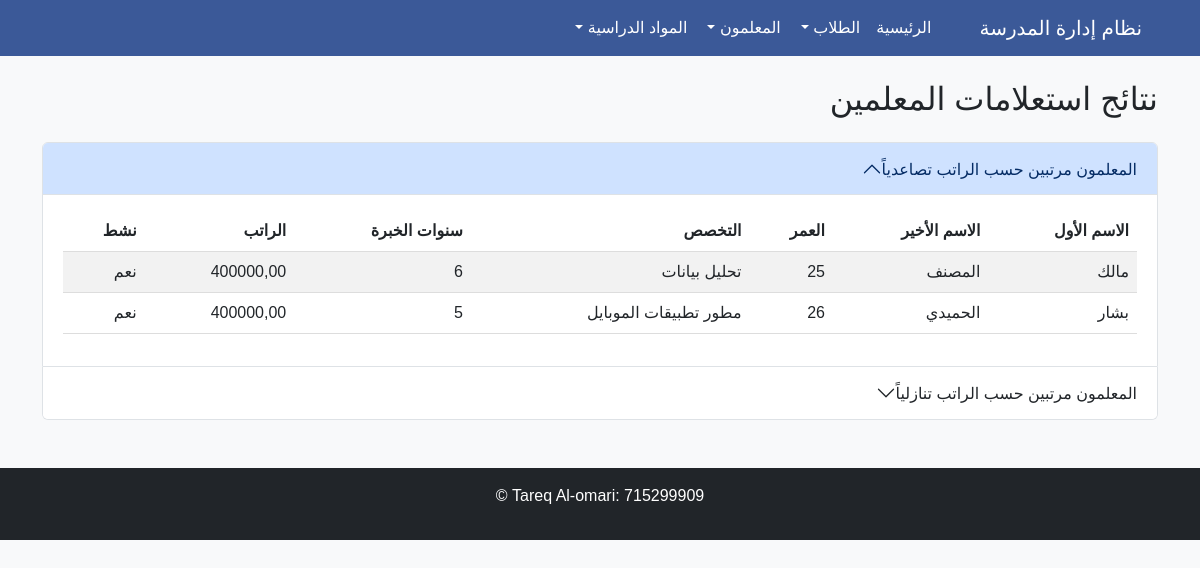
The page /teachers/queries/ on the database its author committed.
### teachers/models.py (models this page shows, shortened)
class Teacher(models.Model):
    f_name = models.CharField(max_length=50, verbose_name="الاسم الأول")
    l_name = models.CharField(max_length=50, verbose_name="الاسم الأخير")
    age = models.IntegerField(verbose_name="العمر")
    specialty = models.CharField(max_length=100, verbose_name="التخصص")
    years_of_experience = models.IntegerField(verbose_name="سنوات الخبرة")
    salary = models.DecimalField(max_digits=10, decimal_places=2, verbose_name="الراتب")
    is_active = models.BooleanField(default=True, verbose_name="نشط")
    notes = models.TextField(blank=True, null=True, verbose_name="ملاحظات")
    class Meta:
        verbose_name = "معلم"
        verbose_name_plural = "المعلمين"

### teachers/views.py (the view)
# urls.py: path('queries/', views.get_teachers_queries, name='teachers_queries'),
def get_teachers_queries(request):
    teachers_asc = Teacher.objects.all().order_by("salary")
    teachers_desc = Teacher.objects.all().order_by("-salary")
    teachers_contains = Teacher.objects.filter(f_name__contains='ا')
    teachers_in = Teacher.objects.filter(years_of_experience__in=[5, 10, 15])
    teachers_range = Teacher.objects.filter(salary__range=[3000, 5000])
    teachers_exact = Teacher.objects.filter(specialty="رياضيات")
    teachers_exclude = Teacher.objects.all().exclude(f_name="أحمد")
    teachers_complex = Teacher.objects.all().exclude(Q(f_name="أحمد") | Q(age=40))
    return render(request, 'teachers/teachers_queries.html', {
        'teachers_asc': teachers_asc,
        'teachers_desc': teachers_desc,
        'teachers_contains': teachers_contains,
        'teachers_in': teachers_in,
        'teachers_range': teachers_range,
        'teachers_exact': teachers_exact,
        'teachers_exclude': teachers_exclude,
        'teachers_complex': teachers_complex
    })

### templates/teachers/teachers_queries.html (shortened to what this page needs)
{% extends 'base.html' %}
{% block content %}
<h2 class="mb-4">نتائج استعلامات المعلمين</h2>
<div class="accordion" id="teachersQueriesAccordion">
    <div class="accordion-item">
        <h2 class="accordion-header">
            <button class="accordion-button" type="button" data-bs-toggle="collapse" data-bs-target="#collapseOne">
                المعلمون مرتبين حسب الراتب تصاعدياً
            </button>
        </h2>
        <div id="collapseOne" class="accordion-collapse collapse show" data-bs-parent="#teachersQueriesAccordion">
            <div class="accordion-body">
                <table class="table table-striped">
                    <thead>
                        <tr>
                            <th>الاسم الأول</th>
                            <th>الاسم الأخير</th>
                            <th>العمر</th>
                            <th>التخصص</th>
                            <th>سنوات الخبرة</th>
                            <th>الراتب</th>
                            <th>نشط</th>
                        </tr>
                    </thead>
                    <tbody>
                        {% for teacher in teachers_asc %}
                        <tr>
                            <td>{{ teacher.f_name }}</td>
                            <td>{{ teacher.l_name }}</td>
                            <td>{{ teacher.age }}</td>
                            <td>{{ teacher.specialty }}</td>
                            <td>{{ teacher.years_of_experience }}</td>
                            <td>{{ teacher.salary }}</td>
                            <td>{% if teacher.is_active %} نعم {% else %} لا {% endif %}</td>
                        </tr>
                        {% endfor %}
                    </tbody>
                </table>
            </div>
        </div>
    </div>
    <div class="accordion-item">
        <h2 class="accordion-header">
            <button class="accordion-button collapsed" type="button" data-bs-toggle="collapse" data-bs-target="#collapseTwo">
                المعلمون مرتبين حسب الراتب تنازلياً
            </button>
        </h2>
    </div>
</div>
{% endblock %}

### templates/base.html (style rules this page uses)
body { font-family: 'Arial', sans-serif; background-color: #f8f9fa; }
table { width: 100%; border-collapse: collapse; }
th, td { padding: 12px; text-align: right; border-bottom: 1px solid #ddd; }
th { background-color: #4a69bd; color: white; }

### rows shown on the page
Teacher: f_name "مالك", l_name "المصنف", age "25", specialty "تحليل بيانات", years_of_experience "6", salary "400000,00", is_active "نعم"
Teacher: f_name "بشار", l_name "الحميدي", age "26", specialty "مطور تطبيقات الموبايل", years_of_experience "5", salary "400000,00", is_active "نعم"
